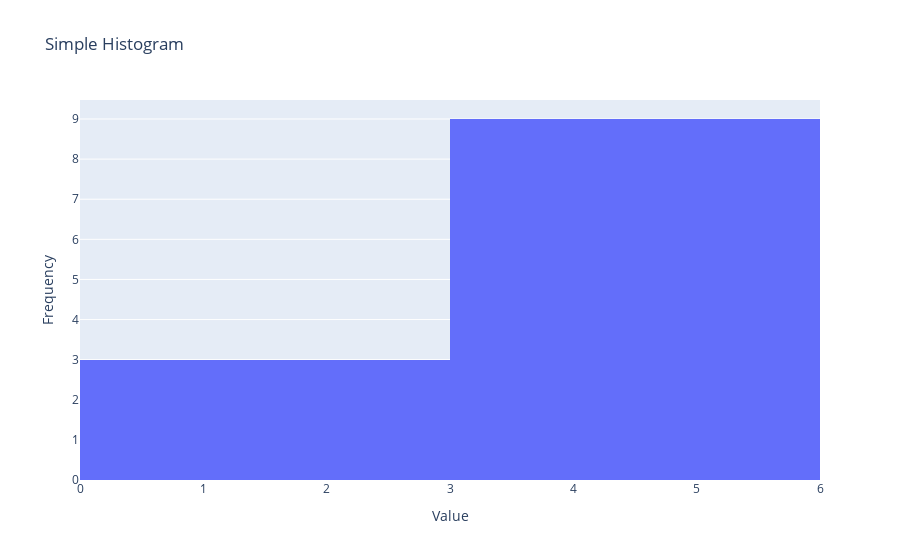

Notebook code cell kept with this figure:
### Code cell
import plotly.graph_objects as go

# Sample Data
data = [1, 2, 2, 3, 3, 3, 4, 4, 5, 5, 5, 5]

# Create the Histogram
fig = go.Figure(data=[go.Histogram(x=data, xbins=dict(
    start=0.0,
    end=5.0,
    size=3  # Bins of width 5
))])

# Customize the layout
fig.update_layout(title='Simple Histogram',
                  xaxis_title='Value',
                  yaxis_title='Frequency')

# Show the figure
fig.show()

### Figure 1 — Plotly figure (JSON) as saved in the notebook; plotly's stock layout.template omitted (floating-point values rounded to 4 significant figures)
{"data": [{"type": "histogram", "x": [1, 2, 2, 3, 3, 3, 4, 4, 5, 5, 5, 5], "xbins": {"end": 5, "size": 3, "start": 0}}], "layout": {"title": {"text": "Simple Histogram"}, "xaxis": {"title": {"text": "Value"}}, "yaxis": {"title": {"text": "Frequency"}}}}
